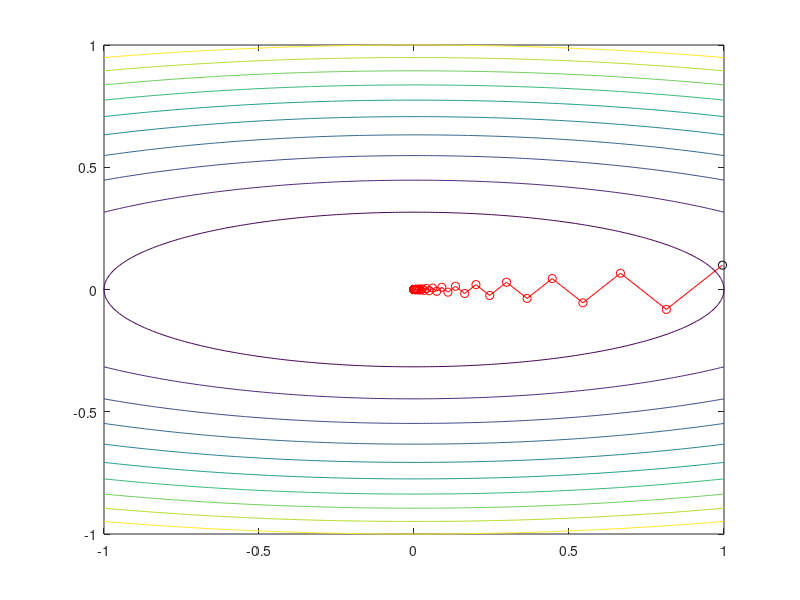
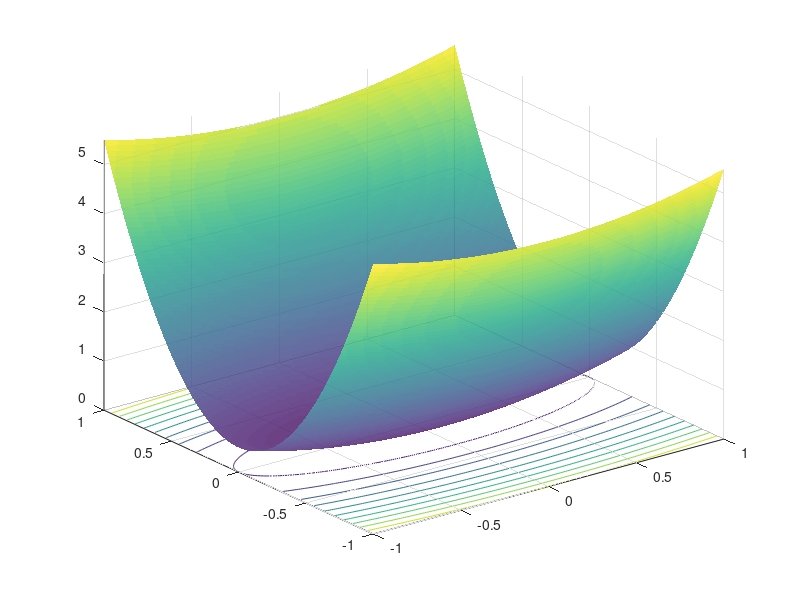

MATLAB code to generate these figures, in order:
%######################################################
% This code is part of the Matlab-based toolbox
% OPTIK --- Optimization Toolkit
% For details see https://github.com/andreasmang/optik
%######################################################
clear, close all;
clc;
% this script implements gradient descent for a simple
% test problem with analytical line search

itermax = 100;				% max number of iterations
opttol  = 1e-12;			% tolerance for optimization
xtrue   = [0.0;0.0];		% true solution

% c = [1; 1]; % well conditioned
c = [1,10]; % badly conditioned

% prevent user from attempting to solve problems that will not work
if (c(1) <= 0 || c(2) <= 0)
	warning('does not work for non-convex problems');
	return;
end

% compute initial guess (non-zero, since 0 is the solution)
x = zeros(2,1);
x(1) = c(2) / sqrt(c(1)^2 + c(2)^2);
x(2) = c(1) / sqrt(c(1)^2 + c(2)^2);

% compute matrix for quadratic; since this matrix
% is diagonal, diagonal entries will correspond
% to the eigenvalues
Q = diag([c(1),c(2)]);

% function handles for objective and gradient
f0 = @(x) 0.5*x'*Q*x;
g  = @(x) Q*x;

% compute norm of gradient for initial guess
ng0 = norm(g(x));
if ng0 < 1E-12, ng0 = 1.0; end

% allocate array for storing history / iterates
y = zeros([2,itermax+1]);
y(:,1) = x;

% display header
fprintf('%s\n',repmat('-' , [1,93]));
fprintf('iter  %5s %17s %17s %22s %13s\n', 'f0(x)', 'x(1)', 'x(2)', '||g||_rel', 'error');
fprintf('%s\n',repmat('-' , [1,93]));

% flag to indicate if we did converge after less then or equal to max
% number of iterations
converged = false;

f0eval = zeros(itermax,1);

% perform gradient descent with analytical line search
for iter = 1:itermax

	f0eval(iter) = f0(x);

	% minimizer is x^\star = (0,0)^\T
	delta = sqrt((xtrue(1) - x(1))^2 + (xtrue(1) - x(2))^2);
	gx    = g(x);

	fprintf('%3d   %+4.8e   %+4.8e   %+4.8e   %+4.8e   %+4.8e\n',iter, f0eval(iter), x(1), x(2), norm(gx)/ng0, delta);
	if delta < opttol
		converged = true;
		break;
	end

	% compute line search parameter analytically
	alpha = gx(:)'*gx(:)/(gx(:)'*Q*gx(:));

	% update iterate
	y(:,iter+1) = x - alpha.*g(x);
	x = y(:,iter+1);
end

% display meta info and error for final iterate
if (converged)
	fprintf('%s\n',repmat('-' , [1,93]));
	fprintf(' converged with error %2.12e (cond Q = %2.12e)\n', delta,max(c)/min(c));
	fprintf('%s\n',repmat('-' , [1,93]));
else
	fprintf('%s\n',repmat('-' , [1,93]));
	fprintf(' error after %d iterations: %2.12e (cond Q = %2.12e)\n', iter, delta,max(c)/min(c));
	fprintf('%s\n',repmat('-' , [1,93]));
end

% plot results
[x1,x2] = ndgrid(-1:1/100:1, -1:1/100:1);

f0s = zeros(size(x1));
for i = 1 : size(x1,1)
	for j = 1 : size(x1,2)
		x(1) = x1(i,j);
		x(2) = x2(i,j);
		f0s(i,j) = f0(x);
	end
end

figure();
contour(x1,x2,f0s);
hold on;
plot(y(1,1),y(2,1),'ok');
plot(y(1,1:iter),y(2,1:iter),'-r');
plot(y(1,2:iter),y(2,2:iter),'or');
hold off;


figure(),
s = surfc(x1,x2,f0s,'FaceAlpha',0.8,'EdgeColor','none');
hold on;
scatter3(y(1,1:iter),y(2,1:iter),f0eval(1:iter),'r','filled');
plot3(y(1,1:iter),y(2,1:iter),f0eval(1:iter),'-','LineWidth',2);
zlim([min(f0s(:))-0.1*min(f0s(:)),max(f0s(:))]);
hold off;
